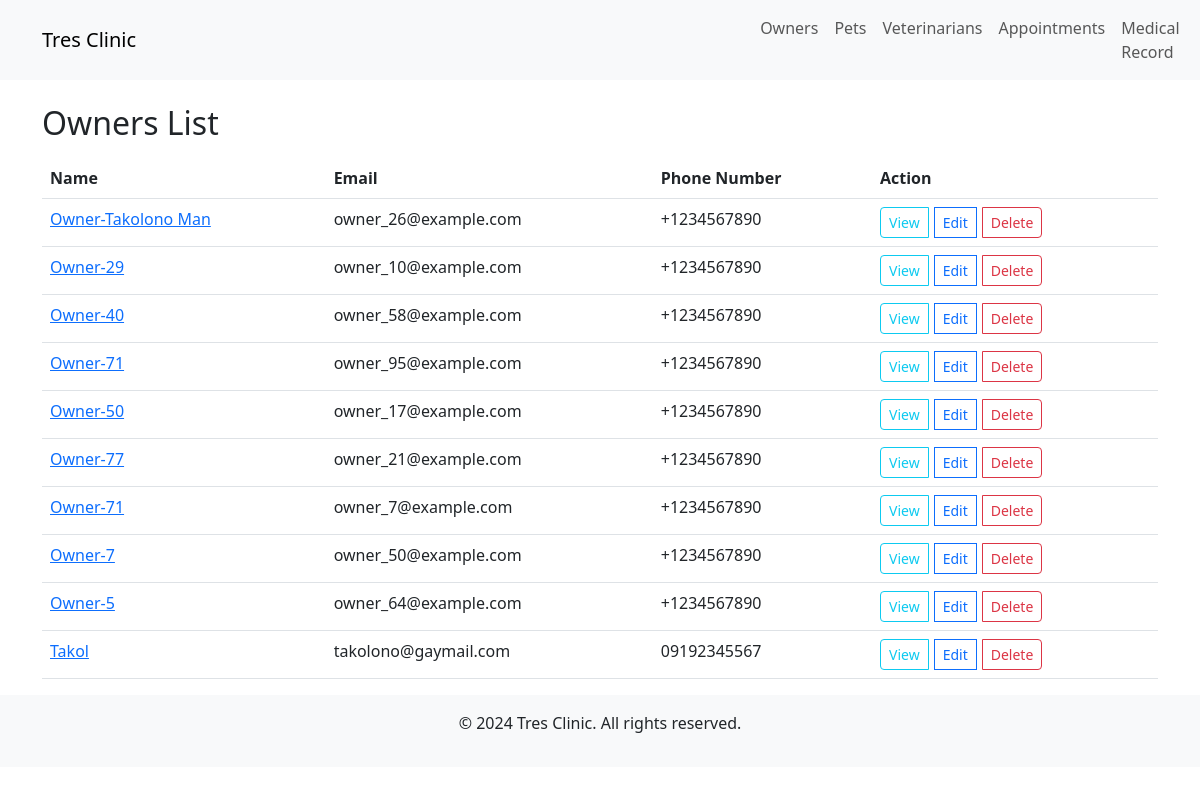
The page / on the database its author committed.
### app/models.py (models this page shows, shortened)
class BaseModel(models.Model):
    created_at = models.DateTimeField(auto_now_add=True)
    updated_at = models.DateTimeField(auto_now=True)
    class Meta:
        abstract = True

class Owner(BaseModel):
    name = models.CharField(max_length=255)
    email = models.EmailField(unique=True)
    phone_number = models.CharField(max_length=20)

### app/views.py (the view)
# urls.py: path('', OwnerListView.as_view(), name='owner-list'),
class OwnerListView(ListView):
    model = Owner
    template_name = 'owner_list.html'
    context_object_name = 'owners'

### app/templates/owner_list.html
{% extends 'base.html' %}
{% block content %}
<h2 class="mt-4 mb-3">Owners List</h2>
<table class="table">
    <thead>
        <tr>
            <th>Name</th>
            <th>Email</th>
            <th>Phone Number</th>
            <th>Action</th>
        </tr>
    </thead>
    <tbody>
        {% for owner in owners %}
        <tr>
            <td>
                <a href="{% url 'owner-detail' owner.id %}">{{ owner.name }}</a>
            </td>
            <td>{{ owner.email }}</td>
            <td>{{ owner.phone_number }}</td>
            <td>
                <div class="btn-group" style="gap: 6px;">
                    <a href="{% url 'owner-detail' owner.id %}" class="btn btn-outline-info btn-sm">View</a>
                    <a href="{% url 'owner-update' owner.id %}" class="btn btn-outline-primary btn-sm">Edit</a>
                    <a href="{% url 'owner-delete' owner.id %}" class="btn btn-outline-danger btn-sm">Delete</a>
                </div>
            </td>
        </tr>
        {% endfor %}
    </tbody>
</table>
{% endblock %}

### app/templates/base.html (shortened to what this page needs)
{% load static %}
<!DOCTYPE html>
<html lang="en">
<head>
    <link rel="stylesheet" href="https://cdn.jsdelivr.net/npm/bootstrap@5.3.0/dist/css/bootstrap.min.css">
</head>
<body>
<nav class="navbar navbar-expand-lg navbar-light bg-light">
    <div class="container"  style="gap: 600px;">
        <a class="navbar-brand" href="#">Tres Clinic</a>
        <div class="navbar-collapse" id="navbarNav">
            <ul class="navbar-nav">
                <li class="nav-item"><a class="nav-link" href="{% url 'owner-list' %}">Owners</a></li>
                <li class="nav-item"><a class="nav-link" href="{% url 'pet-list' %}">Pets</a></li>
                <li class="nav-item"><a class="nav-link" href="{% url 'veterinarian-list' %}">Veterinarians</a></li>
                <li class="nav-item"><a class="nav-link" href="{% url 'appointment-list' %}">Appointments</a></li>
                <li class="nav-item"><a class="nav-link" href="{% url 'medical-record-list' %}">Medical Record</a></li>
            </ul>
        </div>
    </div>
</nav>
<div class="container mt-4">
    {% block content %}{% endblock %}
</div>
<footer class="bg-light text-center py-3">
    <p>&copy; 2024 Tres Clinic. All rights reserved.</p>
</footer>
</body>
</html>

### rows shown on the page
Owner: name "Owner-Takolono Man", email "owner_26@example.com", phone_number "+1234567890"
Owner: name "Owner-29", email "owner_10@example.com", phone_number "+1234567890"
Owner: name "Owner-40", email "owner_58@example.com", phone_number "+1234567890"
Owner: name "Owner-71", email "owner_95@example.com", phone_number "+1234567890"
Owner: name "Owner-50", email "owner_17@example.com", phone_number "+1234567890"
Owner: name "Owner-77", email "owner_21@example.com", phone_number "+1234567890"
Owner: name "Owner-71", email "owner_7@example.com", phone_number "+1234567890"
Owner: name "Owner-7", email "owner_50@example.com", phone_number "+1234567890"
Owner: name "Owner-5", email "owner_64@example.com", phone_number "+1234567890"
Owner: name "Takol", email "takolono@gaymail.com", phone_number "09192345567"
